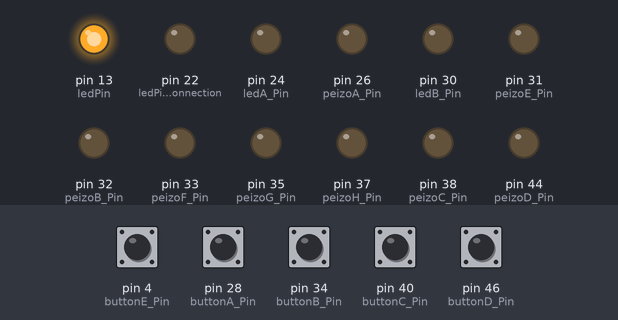
Recording of a sketch running on a simulated Arduino Mega 2560, built with avr-gcc and run on an emulated ATmega2560. On the bench: output pins drawn as LEDs (lit = HIGH). Dashed ring = blinking. The test bench sets the inputs (shaded band); at power-on: pin 4 (buttonE_Pin), pin 28 (buttonA_Pin), pin 34 (buttonB_Pin), pin 40 (buttonC_Pin), pin 46 (buttonD_Pin) HIGH. What the sketch prints to the serial monitor is not drawn.

Above: at 0.13 s.
At 13.3 s:
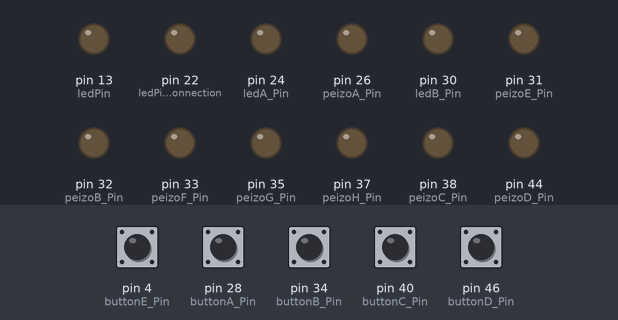
13.4 s: pin 46 (buttonD_Pin) pulled LOW for 0.15 s
At 14.09 s:
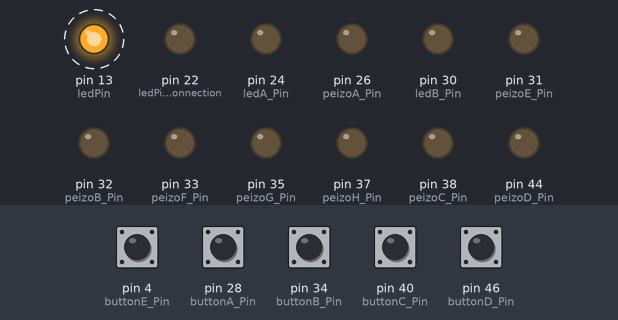
16.4 s: pin 4 (buttonE_Pin) pulled LOW for 1 s
Timing chart, 0 to 20.4 s (numbered marks = the images above; inputs shaded):
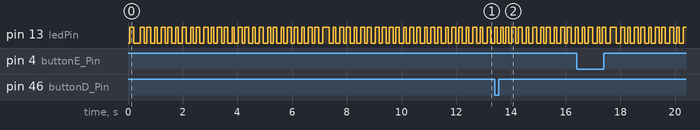

The sketch:

canBanTracker.ino
```cpp
int ascii_A = 65;
int ascii_B = 66;
int ascii_C = 67;
int ascii_D = 68;
int ascii_E = 69;
int ascii_F = 70;
int ascii_G = 71;
int ascii_H = 72;
int ascii_I = 73;

int ledPin = 13;
int ledPinConnection = 22;

int buttonA_Pin = 28; //new 24 26 28, 30 32 34, 36 38 40, 42 44 46
int buttonB_Pin = 34;
int buttonC_Pin = 40;
int buttonD_Pin = 46;
int buttonE_Pin = 4;
int buttonF_Pin = 4;
int buttonG_Pin = 4;
int buttonH_Pin = 4;


int peizoA_Pin = 26;
int peizoB_Pin = 32;
int peizoC_Pin = 38;
int peizoD_Pin = 44;
int peizoE_Pin = 31;
int peizoF_Pin = 33;
int peizoG_Pin = 35;
int peizoH_Pin = 37;

int ledA_Pin = 24; //new
int ledB_Pin = 30;
int ledC_Pin = 36;
int ledD_Pin = 42;
int ledE_Pin = 3;
int ledF_Pin = 3;
int ledG_Pin = 3;
int ledH_Pin = 3;


unsigned long timeAtLastConnection = 0;
int checkConnectionPeriod = 10000;
int connectionCount = 0;

unsigned long buttonA_NextDetectTime = 0;
unsigned long buttonB_NextDetectTime = 0;
unsigned long buttonC_NextDetectTime = 0;
unsigned long buttonD_NextDetectTime = 0;
unsigned long buttonE_NextDetectTime = 0;
unsigned long buttonF_NextDetectTime = 0;
unsigned long buttonG_NextDetectTime = 0;
unsigned long buttonH_NextDetectTime = 0;


unsigned long peizoA_BuzzUntillTime = 0;
unsigned long peizoB_BuzzUntillTime = 0;
unsigned long peizoC_BuzzUntillTime = 0;
unsigned long peizoD_BuzzUntillTime = 0;
unsigned long peizoE_BuzzUntillTime = 0;
unsigned long peizoF_BuzzUntillTime = 0;
unsigned long peizoG_BuzzUntillTime = 0;
unsigned long peizoH_BuzzUntillTime = 0;


int nBlinks = 10;
int buzzDuration = 600;
int debounceTime = 700;
int rxMesage = 0;
int buzzDelay = 200; // note this delay is set in program loops not milliseconds
int halfBuzzDelay = buzzDelay/2 ;
int buzzCount = 0;
int buzzState = 0;


void setup()
{
  Serial.begin(19200);

  pinMode(ledPin, OUTPUT);
  pinMode(ledPinConnection, OUTPUT);

  pinMode(buttonA_Pin, INPUT_PULLUP);
  pinMode(buttonB_Pin, INPUT_PULLUP);
  pinMode(buttonC_Pin, INPUT_PULLUP);
  pinMode(buttonD_Pin, INPUT_PULLUP);
  pinMode(buttonE_Pin, INPUT_PULLUP);
  pinMode(buttonF_Pin, INPUT_PULLUP);
  pinMode(buttonG_Pin, INPUT_PULLUP);
  pinMode(buttonH_Pin, INPUT_PULLUP);

  pinMode(peizoA_Pin, OUTPUT);
  pinMode(peizoB_Pin, OUTPUT);
  pinMode(peizoC_Pin, OUTPUT);
  pinMode(peizoD_Pin, OUTPUT);
  pinMode(peizoE_Pin, OUTPUT);
  pinMode(peizoF_Pin, OUTPUT);
  pinMode(peizoG_Pin, OUTPUT);
  pinMode(peizoH_Pin, OUTPUT);

  pinMode(ledA_Pin, OUTPUT); //new
  pinMode(ledB_Pin, OUTPUT);

}

void blinkLight()
{
  for (int i = 0 ; i <= nBlinks; i +=1)
  {
    digitalWrite(peizoA_Pin ,HIGH);
    delay(20);
    digitalWrite(peizoA_Pin ,LOW);
    delay(20);

  }
}

void checkButtons()
{

if (millis() > buttonA_NextDetectTime & digitalRead(buttonA_Pin) == LOW) {buttonA_NextDetectTime = millis() + debounceTime; Serial.print('A');}
if (millis() > buttonB_NextDetectTime & digitalRead(buttonB_Pin) == LOW) {buttonB_NextDetectTime = millis() + debounceTime; Serial.print('B');}
if (millis() > buttonC_NextDetectTime & digitalRead(buttonC_Pin) == LOW) {buttonC_NextDetectTime = millis() + debounceTime; Serial.print('C');}
if (millis() > buttonD_NextDetectTime & digitalRead(buttonD_Pin) == LOW) {buttonD_NextDetectTime = millis() + debounceTime; Serial.print('D');}
if (millis() > buttonE_NextDetectTime & digitalRead(buttonE_Pin) == LOW) {buttonE_NextDetectTime = millis() + debounceTime; Serial.print('E');}
if (millis() > buttonF_NextDetectTime & digitalRead(buttonF_Pin) == LOW) {buttonF_NextDetectTime = millis() + debounceTime; Serial.print('F');}
if (millis() > buttonG_NextDetectTime & digitalRead(buttonG_Pin) == LOW) {buttonG_NextDetectTime = millis() + debounceTime; Serial.print('G');}
if (millis() > buttonH_NextDetectTime & digitalRead(buttonH_Pin) == LOW) {buttonH_NextDetectTime = millis() + debounceTime; Serial.print('H');}


}

void confermLoged()
{
 while (Serial.available())
 {
   rxMesage = Serial.read();
   if (rxMesage == ascii_A) {peizoA_BuzzUntillTime = millis() + buzzDuration;}
   if (rxMesage == ascii_B) {peizoB_BuzzUntillTime = millis() + buzzDuration;}
   if (rxMesage == ascii_C) {peizoC_BuzzUntillTime = millis() + buzzDuration;}
   if (rxMesage == ascii_D) {peizoD_BuzzUntillTime = millis() + buzzDuration;}
   if (rxMesage == ascii_E) {peizoE_BuzzUntillTime = millis() + buzzDuration;}
   if (rxMesage == ascii_F) {peizoF_BuzzUntillTime = millis() + buzzDuration;}
   if (rxMesage == ascii_G) {peizoG_BuzzUntillTime = millis() + buzzDuration;}
   if (rxMesage == ascii_H) {peizoH_BuzzUntillTime = millis() + buzzDuration;}
   if (rxMesage == ascii_I) {digitalWrite(ledPinConnection, HIGH); timeAtLastConnection = millis();}


 }
}

void pulseBuzzers()
{
 buzzCount += 1;
 if (buzzCount > buzzDelay) {buzzCount = 0;}
 if (buzzCount > halfBuzzDelay) {buzzState = 1; digitalWrite(13,HIGH);}
 else {buzzState = 0;digitalWrite(13,LOW);}

if (millis() < peizoA_BuzzUntillTime) {digitalWrite(peizoA_Pin, buzzState); digitalWrite (ledA_Pin, HIGH);}  else{digitalWrite(ledA_Pin, LOW);}
if (millis() < peizoB_BuzzUntillTime) {digitalWrite(peizoB_Pin, buzzState); digitalWrite (ledB_Pin, HIGH);}  else{digitalWrite(ledB_Pin, LOW);}
if (millis() < peizoC_BuzzUntillTime) {digitalWrite(peizoC_Pin, buzzState); digitalWrite (ledC_Pin, HIGH);}  else{digitalWrite(ledC_Pin, LOW);}
if (millis() < peizoD_BuzzUntillTime) {digitalWrite(peizoD_Pin, buzzState); digitalWrite (ledD_Pin, HIGH);}  else{digitalWrite(ledD_Pin, LOW);}
if (millis() < peizoE_BuzzUntillTime) {digitalWrite(peizoE_Pin, buzzState); digitalWrite (ledE_Pin, HIGH);}  else{digitalWrite(ledE_Pin, LOW);}
if (millis() < peizoF_BuzzUntillTime) {digitalWrite(peizoF_Pin, buzzState); digitalWrite (ledF_Pin, HIGH);}  else{digitalWrite(ledF_Pin, LOW);}
if (millis() < peizoG_BuzzUntillTime) {digitalWrite(peizoG_Pin, buzzState); digitalWrite (ledG_Pin, HIGH);}  else{digitalWrite(ledG_Pin, LOW);}
if (millis() < peizoH_BuzzUntillTime) {digitalWrite(peizoH_Pin, buzzState); digitalWrite (ledH_Pin, HIGH);}  else{digitalWrite(ledH_Pin, LOW);}
}


void ping()
{
connectionCount += 1;
if (connectionCount > checkConnectionPeriod)
{
connectionCount = 0;
 Serial.print('I');
 if (millis() - timeAtLastConnection > 1200){ digitalWrite(ledPinConnection, LOW); }

}

}


 // if millis() < piezroABuzzUntillTime


void loop()
{
 checkButtons();
 confermLoged();
 pulseBuzzers();
 ping();
 //blinkLight();
}
```

Measured:
- by itself, pin 13 (ledPin): moves between LOW and HIGH, repeating every 5.0 s
